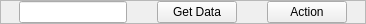
                    <widget class="QFrame" name="frame_20">
                     <property name="minimumSize">
                      <size>
                       <width>0</width>
                       <height>0</height>
                      </size>
                     </property>
                     <property name="maximumSize">
                      <size>
                       <width>16777215</width>
                       <height>0</height>
                      </size>
                     </property>
                     <property name="frameShape">
                      <enum>QFrame::StyledPanel</enum>
                     </property>
                     <property name="frameShadow">
                      <enum>QFrame::Raised</enum>
                     </property>
                     <layout class="QGridLayout" name="gridLayout_8">
                      <property name="leftMargin">
                       <number>18</number>
                      </property>
                      <property name="topMargin">
                       <number>0</number>
                      </property>
                      <property name="rightMargin">
                       <number>18</number>
                      </property>
                      <property name="bottomMargin">
                       <number>0</number>
                      </property>
                      <property name="horizontalSpacing">
                       <number>30</number>
                      </property>
                      <property name="verticalSpacing">
                       <number>0</number>
                      </property>
                      <item row="0" column="2">
                       <widget class="QPushButton" name="pushButton_5">
                        <property name="text">
                         <string>Get Data</string>
                        </property>
                       </widget>
                      </item>
                      <item row="0" column="1">
                       <widget class="QLineEdit" name="lineEdit_4"/>
                      </item>
                      <item row="0" column="3">
                       <widget class="QPushButton" name="pushButton_3">
                        <property name="text">
                         <string>Action</string>
                        </property>
                        <property name="checkable">
                         <bool>true</bool>
                        </property>
                       </widget>
                      </item>
                     </layout>
                    </widget>
